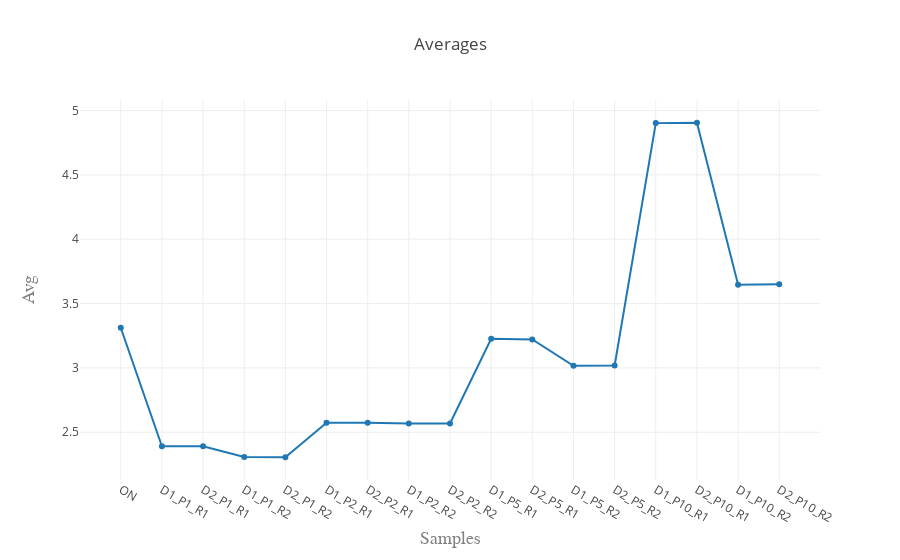

Write notebook code for a chart like this one.
### Markdown cell above
# Médias obtidas

### Code cell
avg_layout = go.Layout(
    title='Averages',
    xaxis=dict(
        title='Samples',
        titlefont=dict(
            family='Courier New, monospace',
            size=18,
            color='#7f7f7f'
        )
    ),
    yaxis=dict(
        title='Avg',
        titlefont=dict(
            family='Courier New, monospace',
            size=18,
            color='#7f7f7f'
        )
    )
)
iplot({
    "data":[go.Scatter(
        x=['ON','D1_P1_R1','D2_P1_R1','D1_P1_R2','D2_P1_R2','D1_P2_R1','D2_P2_R1','D1_P2_R2','D2_P2_R2','D1_P5_R1','D2_P5_R1','D1_P5_R2','D2_P5_R2','D1_P10_R1','D2_P10_R1','D1_P10_R2','D2_P10_R2'],
        y=avg_amount)],
    "layout":avg_layout
})

### Figure 1 — Plotly figure (JSON) as saved in the notebook; plotly's stock layout.template omitted (floating-point values rounded to 4 significant figures)
{"data": [{"type": "scatter", "uid": "6419755e-0687-413a-8e64-a506da8e4669", "x": ["ON", "D1_P1_R1", "D2_P1_R1", "D1_P1_R2", "D2_P1_R2", "D1_P2_R1", "D2_P2_R1", "D1_P2_R2", "D2_P2_R2", "D1_P5_R1", "D2_P5_R1", "D1_P5_R2", "D2_P5_R2", "D1_P10_R1", "D2_P10_R1", "D1_P10_R2", "D2_P10_R2"], "y": [3.312, 2.391, 2.392, 2.307, 2.306, 2.574, 2.574, 2.567, 2.568, 3.226, 3.221, 3.017, 3.019, 4.902, 4.905, 3.647, 3.65]}], "layout": {"title": "Averages", "xaxis": {"title": "Samples", "titlefont": {"color": "#7f7f7f", "family": "Courier New, monospace", "size": 18}}, "yaxis": {"title": "Avg", "titlefont": {"color": "#7f7f7f", "family": "Courier New, monospace", "size": 18}}}}
